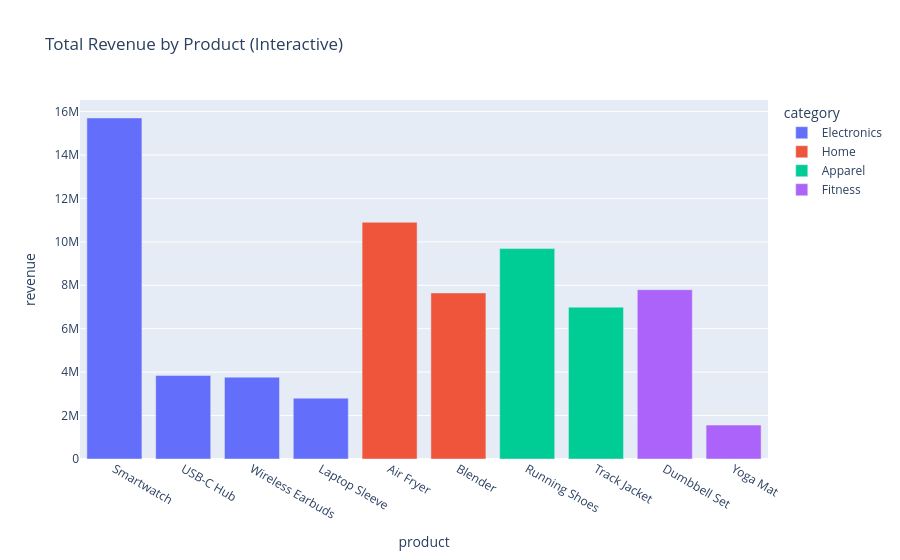

The cell this chart's notebook holds for it:
### Code cell
# --- 1b. INTERACTIVE chart ---
revenue_by_product_cat = sales_df.groupby(["product", "category"], as_index=False)["revenue"].sum()
revenue_by_product_cat = revenue_by_product_cat.sort_values("revenue", ascending=False)

fig_interactive = px.bar(
    revenue_by_product_cat,
    x="product",
    y="revenue",
    color="category",
    hover_data=["category", "revenue"],
    title="Total Revenue by Product (Interactive)",
)
fig_interactive.show()

### Figure 1 — Plotly figure (JSON) as saved in the notebook; plotly's stock layout.template omitted (floating-point values rounded to 4 significant figures)
{"data": [{"customdata": [["Electronics"], ["Electronics"], ["Electronics"], ["Electronics"]], "hovertemplate": "category=%{customdata[0]}<br>product=%{x}<br>revenue=%{y}<extra></extra>", "legendgroup": "Electronics", "marker": {"color": "#636efa", "pattern": {"shape": ""}}, "name": "Electronics", "orientation": "v", "showlegend": true, "textposition": "auto", "type": "bar", "x": ["Smartwatch", "USB-C Hub", "Wireless Earbuds", "Laptop Sleeve"], "xaxis": "x", "y": [15710000.0, 3842000.0, 3770000.0, 2801000.0], "yaxis": "y"}, {"customdata": [["Home"], ["Home"]], "hovertemplate": "category=%{customdata[0]}<br>product=%{x}<br>revenue=%{y}<extra></extra>", "legendgroup": "Home", "marker": {"color": "#EF553B", "pattern": {"shape": ""}}, "name": "Home", "orientation": "v", "showlegend": true, "textposition": "auto", "type": "bar", "x": ["Air Fryer", "Blender"], "xaxis": "x", "y": [10900000.0, 7649000.0], "yaxis": "y"}, {"customdata": [["Apparel"], ["Apparel"]], "hovertemplate": "category=%{customdata[0]}<br>product=%{x}<br>revenue=%{y}<extra></extra>", "legendgroup": "Apparel", "marker": {"color": "#00cc96", "pattern": {"shape": ""}}, "name": "Apparel", "orientation": "v", "showlegend": true, "textposition": "auto", "type": "bar", "x": ["Running Shoes", "Track Jacket"], "xaxis": "x", "y": [9689000.0, 6993000.0], "yaxis": "y"}, {"customdata": [["Fitness"], ["Fitness"]], "hovertemplate": "category=%{customdata[0]}<br>product=%{x}<br>revenue=%{y}<extra></extra>", "legendgroup": "Fitness", "marker": {"color": "#ab63fa", "pattern": {"shape": ""}}, "name": "Fitness", "orientation": "v", "showlegend": true, "textposition": "auto", "type": "bar", "x": ["Dumbbell Set", "Yoga Mat"], "xaxis": "x", "y": [7797000.0, 1560000.0], "yaxis": "y"}], "layout": {"barmode": "relative", "legend": {"title": {"text": "category"}, "tracegroupgap": 0}, "title": {"text": "Total Revenue by Product (Interactive)"}, "xaxis": {"anchor": "y", "domain": [0, 1], "title": {"text": "product"}}, "yaxis": {"anchor": "x", "domain": [0, 1], "title": {"text": "revenue"}}}}
